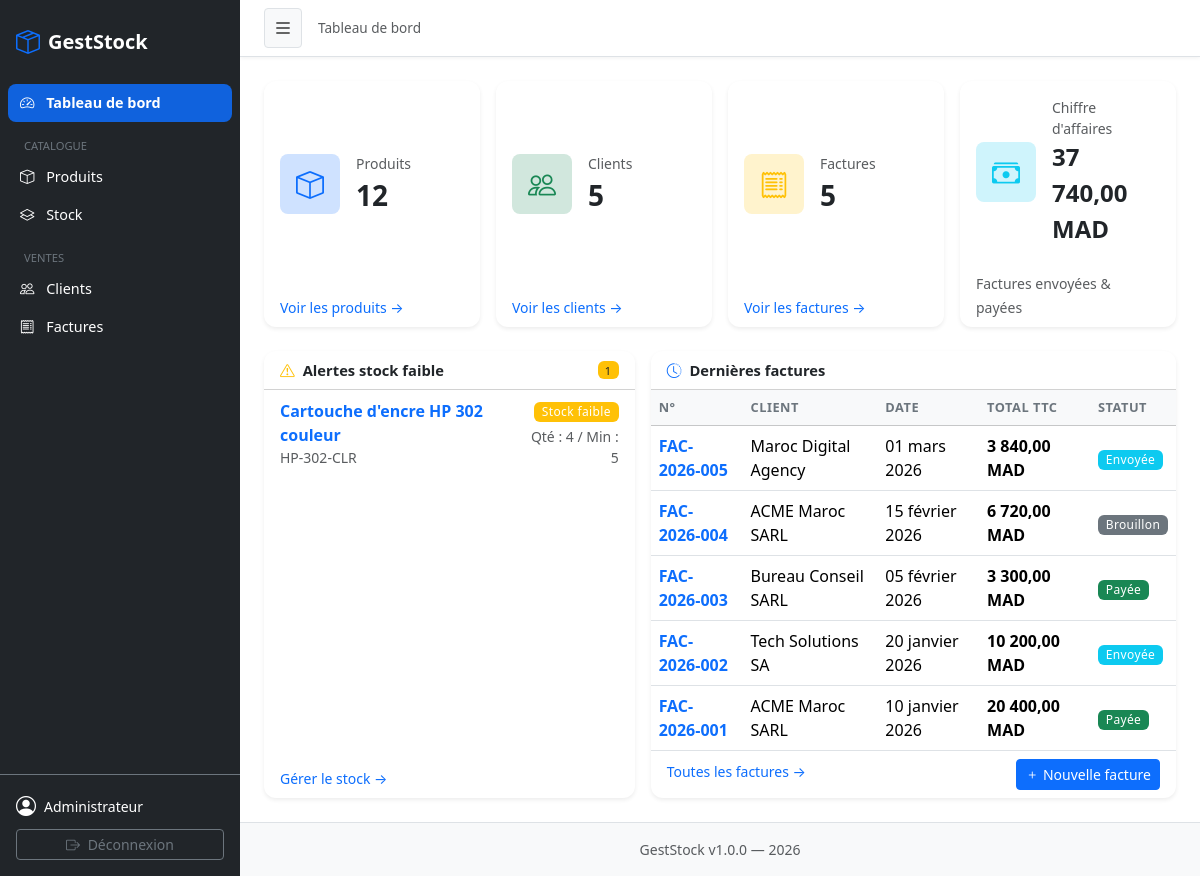
The app's page /dashboard (signed in) with its own data.
### tables this page shows
CREATE TABLE `products` (
  `id`            INT UNSIGNED     NOT NULL AUTO_INCREMENT,
  `name`          VARCHAR(200)     NOT NULL,
  `sku`           VARCHAR(100)     NOT NULL,
  `category_id`   INT UNSIGNED         NULL,
  `unit_price`    DECIMAL(12,2)    NOT NULL DEFAULT 0.00,
  `cost_price`    DECIMAL(12,2)    NOT NULL DEFAULT 0.00,
  `quantity`      INT              NOT NULL DEFAULT 0,
  `minimum_stock` INT              NOT NULL DEFAULT 5,
  `description`   TEXT                 NULL,
  `created_at`    DATETIME         NOT NULL DEFAULT CURRENT_TIMESTAMP,
  `updated_at`    DATETIME         NOT NULL DEFAULT CURRENT_TIMESTAMP ON UPDATE CURRENT_TIMESTAMP,
  PRIMARY KEY (`id`),
  UNIQUE KEY `uq_products_sku` (`sku`),
  KEY `idx_products_category` (`category_id`),
  KEY `idx_products_quantity` (`quantity`),
  CONSTRAINT `fk_products_category`
    FOREIGN KEY (`category_id`) REFERENCES `categories` (`id`)
    ON DELETE SET NULL ON UPDATE CASCADE
);

CREATE TABLE `invoices` (
  `id`             INT UNSIGNED   NOT NULL AUTO_INCREMENT,
  `invoice_number` VARCHAR(50)    NOT NULL,
  `client_id`      INT UNSIGNED   NOT NULL,
  `date`           DATE           NOT NULL,
  `total_ht`       DECIMAL(12,2)  NOT NULL DEFAULT 0.00,
  `tax_rate`       DECIMAL(5,2)   NOT NULL DEFAULT 20.00 COMMENT 'TVA %',
  `tax_amount`     DECIMAL(12,2)  NOT NULL DEFAULT 0.00,
  `total_ttc`      DECIMAL(12,2)  NOT NULL DEFAULT 0.00,
  `notes`          TEXT               NULL,
  `status`         ENUM('draft','sent','paid','cancelled') NOT NULL DEFAULT 'draft',
  `created_at`     DATETIME       NOT NULL DEFAULT CURRENT_TIMESTAMP,
  `updated_at`     DATETIME       NOT NULL DEFAULT CURRENT_TIMESTAMP ON UPDATE CURRENT_TIMESTAMP,
  PRIMARY KEY (`id`),
  UNIQUE KEY `uq_invoices_number` (`invoice_number`),
  KEY `idx_invoices_client` (`client_id`),
  KEY `idx_invoices_date`   (`date`),
  CONSTRAINT `fk_invoices_client`
    FOREIGN KEY (`client_id`) REFERENCES `clients` (`id`)
    ON DELETE RESTRICT ON UPDATE CASCADE
);

CREATE TABLE `clients` (
  `id`         INT UNSIGNED NOT NULL AUTO_INCREMENT,
  `name`       VARCHAR(200) NOT NULL,
  `address`    TEXT             NULL,
  `ice`        VARCHAR(50)      NULL  COMMENT 'Identifiant Commun de l\'Entreprise',
  `phone`      VARCHAR(30)      NULL,
  `email`      VARCHAR(150)     NULL,
  `created_at` DATETIME     NOT NULL DEFAULT CURRENT_TIMESTAMP,
  PRIMARY KEY (`id`),
  KEY `idx_clients_name` (`name`)
);

### controllers/DashboardController.php (called while the page is built, shortened)
<?php
require_once __DIR__ . '/../models/Product.php';
require_once __DIR__ . '/../models/Client.php';
require_once __DIR__ . '/../models/Invoice.php';
class DashboardController
{
    public function index(): void
    {
        $productModel = new Product();
        $clientModel  = new Client();
        $invoiceModel = new Invoice();
        $totalProducts = $productModel->count();
        $totalClients  = $clientModel->count();
        $totalInvoices = $invoiceModel->count();
        $totalRevenue  = $invoiceModel->totalRevenue();
        $lowStock      = $productModel->lowStock();
        $recentInvoices = $invoiceModel->recent(5);
        require __DIR__ . '/../views/dashboard/index.php';
    }
}

### config/database.php (called while the page is built, shortened)
<?php
function db(): PDO
{
    static $pdo = null;
    if ($pdo === null) {
        $dsn = sprintf(
            'mysql:host=%s;port=%s;dbname=%s;charset=%s',
            DB_HOST, DB_PORT, DB_NAME, DB_CHARSET
        );
        $options = [
            PDO::ATTR_ERRMODE            => PDO::ERRMODE_EXCEPTION,
            PDO::ATTR_DEFAULT_FETCH_MODE => PDO::FETCH_ASSOC,
            PDO::ATTR_EMULATE_PREPARES   => false,
        ];
        try {
            $pdo = new PDO($dsn, DB_USER, DB_PASS, $options);
        } catch (PDOException $e) {
            die('<div style="font-family:sans-serif;color:#c0392b;padding:2rem;">
                    <h2>Erreur de connexion à la base de données</h2>
                    <p>' . htmlspecialchars($e->getMessage()) . '</p>
                 </div>');
        }
    }
    return $pdo;
}

### models/Product.php (called while the page is built, shortened)
<?php
class Product
{
    private PDO $db;
    public function __construct()
    {
        $this->db = db();
    }
    public function lowStock(): array
    {
        $stmt = $this->db->query(
            "SELECT p.*, c.name AS category_name
             FROM products p
             LEFT JOIN categories c ON c.id = p.category_id
             WHERE p.quantity <= p.minimum_stock
             ORDER BY p.quantity ASC
             LIMIT 10"
        );
        return $stmt->fetchAll();
    }
    public function count(): int
    {
        return (int) $this->db->query('SELECT COUNT(*) FROM products')->fetchColumn();
    }
}

### models/Client.php (called while the page is built, shortened)
<?php
class Client
{
    private PDO $db;
    public function __construct()
    {
        $this->db = db();
    }
    public function count(): int
    {
        return (int) $this->db->query('SELECT COUNT(*) FROM clients')->fetchColumn();
    }
}

### models/Invoice.php (called while the page is built, shortened)
<?php
class Invoice
{
    private PDO $db;
    public function __construct()
    {
        $this->db = db();
    }
    public function count(): int
    {
        return (int) $this->db->query('SELECT COUNT(*) FROM invoices')->fetchColumn();
    }
    public function totalRevenue(): float
    {
        return (float) $this->db->query(
            "SELECT COALESCE(SUM(total_ttc),0) FROM invoices WHERE status IN ('sent','paid')"
        )->fetchColumn();
    }
    public function recent(int $limit = 5): array
    {
        $stmt = $this->db->prepare(
            "SELECT i.*, c.name AS client_name
             FROM invoices i
             JOIN clients c ON c.id = i.client_id
             ORDER BY i.date DESC, i.id DESC
             LIMIT :lim"
        );
        $stmt->bindValue(':lim', $limit, PDO::PARAM_INT);
        $stmt->execute();
        return $stmt->fetchAll();
    }
}

### config/app.php (called while the page is built, shortened)
<?php
function formatMoney(float $amount): string
{
    return number_format($amount, 2, ',', ' ') . ' MAD';
}
function formatDate(string $date): string
{
    $months = [
        1=>'janvier',2=>'février',3=>'mars',4=>'avril',
        5=>'mai',6=>'juin',7=>'juillet',8=>'août',
        9=>'septembre',10=>'octobre',11=>'novembre',12=>'décembre'
    ];
    $ts = strtotime($date);
    return date('d', $ts) . ' ' . $months[(int)date('n', $ts)] . ' ' . date('Y', $ts);
}
function e(mixed $val): string
{
    return htmlspecialchars((string)$val, ENT_QUOTES | ENT_SUBSTITUTE, 'UTF-8');
}
function stockStatus(int $qty, int $min): array
{
    if ($qty <= $min) {
        return ['label' => 'Stock faible',     'class' => 'warning'];
    }
    return ['label' => 'En stock', 'class' => 'success'];
}

### views/dashboard/index.php (the view, shortened to what this page needs)
<?php
require __DIR__ . '/../layout/header.php';
?>
<div class="row g-3 mb-4">
  <div class="col-sm-6 col-xl-3">
    <div class="card border-0 shadow-sm h-100">
      <div class="card-body d-flex align-items-center gap-3">
        <div class="stat-icon bg-primary-subtle text-primary rounded-3 p-3">
          <i class="bi bi-box fs-3"></i>
        </div>
        <div>
          <div class="text-muted small">Produits</div>
          <div class="fs-3 fw-bold"><?= $totalProducts ?></div>
        </div>
      </div>
      <div class="card-footer bg-transparent border-0">
        <a href="<?= APP_URL ?>/products" class="text-decoration-none small">Voir les produits →</a>
      </div>
    </div>
  </div>
  <div class="col-sm-6 col-xl-3">
    <div class="card border-0 shadow-sm h-100">
      <div class="card-body d-flex align-items-center gap-3">
        <div class="stat-icon bg-success-subtle text-success rounded-3 p-3">
          <i class="bi bi-people fs-3"></i>
        </div>
        <div>
          <div class="text-muted small">Clients</div>
          <div class="fs-3 fw-bold"><?= $totalClients ?></div>
        </div>
      </div>
      <div class="card-footer bg-transparent border-0">
        <a href="<?= APP_URL ?>/clients" class="text-decoration-none small">Voir les clients →</a>
      </div>
    </div>
  </div>
  <div class="col-sm-6 col-xl-3">
    <div class="card border-0 shadow-sm h-100">
      <div class="card-body d-flex align-items-center gap-3">
        <div class="stat-icon bg-warning-subtle text-warning rounded-3 p-3">
          <i class="bi bi-receipt fs-3"></i>
        </div>
        <div>
          <div class="text-muted small">Factures</div>
          <div class="fs-3 fw-bold"><?= $totalInvoices ?></div>
        </div>
      </div>
      <div class="card-footer bg-transparent border-0">
        <a href="<?= APP_URL ?>/invoices" class="text-decoration-none small">Voir les factures →</a>
      </div>
    </div>
  </div>
  <div class="col-sm-6 col-xl-3">
    <div class="card border-0 shadow-sm h-100">
      <div class="card-body d-flex align-items-center gap-3">
        <div class="stat-icon bg-info-subtle text-info rounded-3 p-3">
          <i class="bi bi-cash-stack fs-3"></i>
        </div>
        <div>
          <div class="text-muted small">Chiffre d'affaires</div>
          <div class="fs-4 fw-bold"><?= formatMoney($totalRevenue) ?></div>
        </div>
      </div>
      <div class="card-footer bg-transparent border-0">
        <span class="text-muted small">Factures envoyées &amp; payées</span>
      </div>
    </div>
  </div>
</div>
<div class="row g-3">
  <div class="col-lg-5">
    <div class="card border-0 shadow-sm h-100">
      <div class="card-header bg-white fw-semibold d-flex align-items-center gap-2">
        <i class="bi bi-exclamation-triangle text-warning"></i>
        Alertes stock faible
        <?php if (count($lowStock) > 0): ?>
          <span class="badge bg-warning text-dark ms-auto"><?= count($lowStock) ?></span>
        <?php endif; ?>
      </div>
      <div class="card-body p-0">
        <?php if (empty($lowStock)): ?>
          <div class="p-4 text-center text-muted">
            <i class="bi bi-check-circle text-success fs-2 d-block mb-2"></i>
            Tous les stocks sont suffisants.
          </div>
        <?php else: ?>
          <ul class="list-group list-group-flush">
            <?php foreach ($lowStock as $p): ?>
              <?php $s = stockStatus((int)$p['quantity'], (int)$p['minimum_stock']); ?>
              <li class="list-group-item d-flex justify-content-between align-items-center">
                <div>
                  <a href="<?= APP_URL ?>/products/show?id=<?= $p['id'] ?>" class="text-decoration-none fw-semibold">
                    <?= e($p['name']) ?>
                  </a>
                  <div class="text-muted small"><?= e($p['sku']) ?></div>
                </div>
                <div class="text-end">
                  <span class="badge bg-<?= $s['class'] ?>"><?= $s['label'] ?></span>
                  <div class="text-muted small mt-1">Qté : <?= $p['quantity'] ?> / Min : <?= $p['minimum_stock'] ?></div>
                </div>
              </li>
            <?php endforeach; ?>
          </ul>
        <?php endif; ?>
      </div>
      <div class="card-footer bg-transparent border-0">
        <a href="<?= APP_URL ?>/stock?low_stock=1" class="text-decoration-none small">
          Gérer le stock →
        </a>
      </div>
    </div>
  </div>
  <div class="col-lg-7">
    <div class="card border-0 shadow-sm h-100">
      <div class="card-header bg-white fw-semibold d-flex align-items-center gap-2">
        <i class="bi bi-clock-history text-primary"></i>
        Dernières factures
      </div>
      <div class="card-body p-0">
        <?php if (empty($recentInvoices)): ?>
          <div class="p-4 text-center text-muted">Aucune facture.</div>
        <?php else: ?>
          <div class="table-responsive">
            <table class="table table-hover align-middle mb-0">
              <thead class="table-light">
                <tr>
                  <th>N°</th>
                  <th>Client</th>
                  <th>Date</th>
                  <th>Total TTC</th>
                  <th>Statut</th>
                </tr>
              </thead>
              <tbody>
                <?php foreach ($recentInvoices as $inv): ?>
                  <?php
                  $statusMap = [
                      'draft'     => ['label' => 'Brouillon',  'class' => 'secondary'],
                      'sent'      => ['label' => 'Envoyée',    'class' => 'info'],
                      'paid'      => ['label' => 'Payée',      'class' => 'success'],
                      'cancelled' => ['label' => 'Annulée',    'class' => 'danger'],
                  ];
                  $st = $statusMap[$inv['status']] ?? ['label' => $inv['status'], 'class' => 'secondary'];
                  ?>
                  <tr>
                    <td>
                      <a href="<?= APP_URL ?>/invoices/show?id=<?= $inv['id'] ?>"
                         class="text-decoration-none fw-semibold">
                        <?= e($inv['invoice_number']) ?>
                      </a>
                    </td>
                    <td><?= e($inv['client_name']) ?></td>
                    <td><?= formatDate($inv['date']) ?></td>
                    <td class="fw-semibold"><?= formatMoney((float)$inv['total_ttc']) ?></td>
                    <td><span class="badge bg-<?= $st['class'] ?>"><?= $st['label'] ?></span></td>
                  </tr>
                <?php endforeach; ?>
              </tbody>
            </table>
          </div>
        <?php endif; ?>
      </div>
      <div class="card-footer bg-transparent border-0">
        <a href="<?= APP_URL ?>/invoices" class="text-decoration-none small">Toutes les factures →</a>
        <a href="<?= APP_URL ?>/invoices/create" class="btn btn-sm btn-primary float-end">
          <i class="bi bi-plus"></i> Nouvelle facture
        </a>
      </div>
    </div>
  </div>
</div>
<?php require __DIR__ . '/../layout/footer.php'; ?>

### records on screen
products: name "Cartouche d'encre HP 302 couleur", sku "HP-302-CLR", quantity+minimum_stock "Stock faible", quantity "4", minimum_stock "5"
invoices: invoice_number "FAC-2026-005", client.name "Maroc Digital Agency", date "01 mars 2026", total_ttc "3 840,00 MAD", status "Envoyée"
invoices: invoice_number "FAC-2026-004", client.name "ACME Maroc SARL", date "15 février 2026", total_ttc "6 720,00 MAD", status "Brouillon"
invoices: invoice_number "FAC-2026-003", client.name "Bureau Conseil SARL", date "05 février 2026", total_ttc "3 300,00 MAD", status "Payée"
invoices: invoice_number "FAC-2026-002", client.name "Tech Solutions SA", date "20 janvier 2026", total_ttc "10 200,00 MAD", status "Envoyée"
invoices: invoice_number "FAC-2026-001", client.name "ACME Maroc SARL", date "10 janvier 2026", total_ttc "20 400,00 MAD", status "Payée"

### other values on screen
APP_NAME "GestStock"
$_SESSION['user_name'] "Administrateur"
$label "Tableau de bord"
$totalProducts "12"
$totalClients "5"
$totalInvoices "5"
formatMoney($totalRevenue) "37 740,00 MAD"
count($lowStock) "1"
APP_VERSION "1.0.0"
